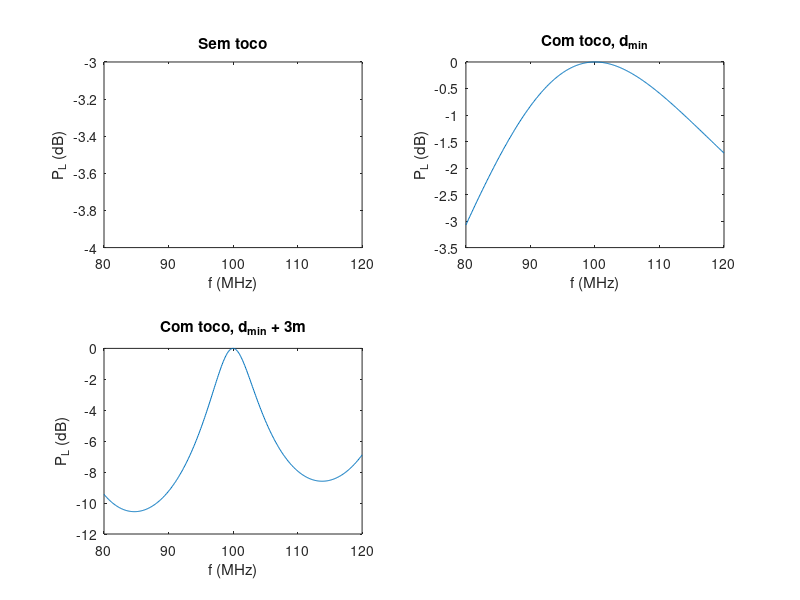

This chart was generated by the following MATLAB code:
clear
nusp = 13835322; % Murilo Hiroaki Seko

format long;

disp 'Questão 1';

mnp = rem(nusp,1000)/10;
ZL = 400 + mnp;
Z0 = 75; u = 2e8;
rhol=(ZL-Z0)/(ZL+Z0);
f=100e6;
lambda=u/f;
l=50;
Eg = 15; % Vef
Rg = 75;

% item a
disp ' '; disp 'item a';
Pd = Eg^2/(4*Rg);
disp 'Pd (W) ='; disp (Pd);

%itens b, c
d = 0.18*lambda; % dist min, para aprox. 227 ohms
yd = Z0/ZL; % inicial = yL = YL*Z0
% yL = Z0/ZL;

while (real(yd) < 1)
  d = d + .000001;
  rhod=rhol*exp(-1j*4*pi*d/lambda);
  %Zd=Z0*(1+rhod)/(1-rhod);
  %yd = Z0/Zd;
  yd = (1-rhod)/(1+rhod);
  if (d > 0.22*lambda) % dist max, para aprox. 667 ohms
    break;
  end
end
disp ' '; disp 'item b';
disp 'd (m) ='; disp(d);
disp ' '; disp 'item c';
disp 'yd (S/S (adimensional)) ='; disp(yd);
disp 'b (S/S (adimensional)) ='; disp(imag(yd));

% item d
disp ' '; disp 'item d';
b = imag(yd);
arg_rho_t = angle((1/(-1j*b) - 1)/(1/(-1j*b) + 1)); % *180/pi
lt = lambda/4*(1-arg_rho_t/pi);
disp 'lt (m) ='; disp(lt);

% item e
f=800:1200; f=f*1e5;
lambda=u./f;
% e-i
rhoent=rhol*exp(-1j*4*pi*l./lambda);
Zent=Z0.*(1+rhoent)./(1-rhoent);
Ient=Eg./(Zent+Rg); Ient=abs(Ient);
Pent=real(Zent).*Ient.^2; % Sem perdas, P_ent = P_L
figure(2);
subplot(2,2,1);
plot(f/1e6,10*log10(Pent/Pd));
axis([-inf inf -4 -3]) % se o primeiro gráfico n aparecer nada, comente essa linha
xlabel('f (MHz)');
ylabel('P_L (dB)');
title('Sem toco');
disp ' '; disp 'item e i: Sem toco';
disp 'P_max (W) ='; disp(max(Pent));
disp 'BandWidth sem toco (MHz) = 0';

% e-ii
rhod=rhol*exp(-1j*4*pi*d./lambda);
rhot=-1*exp(-1j*4*pi*lt./lambda);
b=(1-rhot)./(1+rhot);
Yd = ((1-rhod)./(1+rhod))./Z0 + b./Z0;
rhod=(1./Yd-Z0)./(1./Yd+Z0);
rhoent=rhod.*exp(-1j*4*pi.*(l-d)./lambda);
Zent=Z0.*(1+rhoent)./(1-rhoent);
Ient=Eg./(Zent+Rg); Ient=abs(Ient);
Pent=real(Zent).*Ient.^2; % Carga casada, P_ent = P_L
ganho=10*log10(Pent./Pd);
subplot(2,2,2);
plot(f/1e6,ganho);
xlabel('f (MHz)');
ylabel('P_L (dB)');
title('Com toco, d_{min}');
disp ' '; disp 'item e ii: Com toco';
disp 'P_max (W) ='; disp(max(Pent));
disp 'BW com toco (MHz, MHz) =';
BW = zeros(1,2);
j=1;
for k=1:size(f)(2)
  if (ganho(k) > -2)
      if (j==1)
          BW(j) = f(k); j = j+1;
      else if (k==size(f)(2))
          BW(2)=f(k);
          disp 'Fora da faixa pedida, aumentar a banda de frequencias (linha 52)';
          end end
  else
      if (j==2)
        BW(j) = f(k); j = j+1; end
  end
end
disp (BW*1e-6); disp 'BandWidth (MHz) ='; disp ((BW(2) - BW(1))*1e-6);

% e iii
d = d + 3;
rhod=rhol*exp(-1j*4*pi*d./lambda);
Yd = ((1-rhod)./(1+rhod))./Z0 + b./Z0;
rhod=(1./Yd-Z0)./(1./Yd+Z0);
rhoent=rhod.*exp(-1j*4*pi.*(l-d)./lambda);
Zent=Z0.*(1+rhoent)./(1-rhoent);
Ient=Eg./(Zent+Rg); Ient=abs(Ient);
Pent=real(Zent).*Ient.^2; % Carga casada, P_ent = P_L
ganho=10*log10(Pent./Pd);
subplot(2,2,3);
plot(f/1e6,ganho);
xlabel('f (MHz)');
ylabel('P_L (dB)');
title('Com toco, d_{min} + 3m');
BW2 = zeros(1,2);
j=1;
for k=1:400
  if (ganho(k) > -2)
      if (j==1)
          BW2(j) = f(k); j = j+1; end
  else
      if (j==2)
          BW2(j) = f(k); j = j+1; end
  end
end
disp ' '; disp 'item e iii: Com toco + 3m';
disp 'P_max (W) ='; disp(max(Pent));
disp 'BW com toco + 3m (MHz, MHz) ='; disp (BW2*1e-6); disp 'BandWidth (MHz) ='; disp ((BW2(2) - BW2(1))*1e-6);

%%%%%%%%%%%%%%%%%%%%%%%%%%%%%%%%%%%%%%%%%%%%
% Questão 2
%%%%%%%%%%%%%%%%%%%%%%%%%%%%%%%%%%%%%%%%%%%%
disp ' '; disp ' ';
disp 'Questão 2';
clearvars -except nusp

mnp = rem(nusp,1000)/100;
Z0 = 75; u = 2e8;
Rg = 120 + mnp;
ZL = Rg;
rhol=(ZL-Z0)/(ZL+Z0);
f=100e6;
lambda=u/f;
l=4.4;
Eg = 15/sqrt(2); % Vef

rhoent=rhol*exp(-1j*4*pi*l/lambda);
Zent=Z0*(1+rhoent)/(1-rhoent);
Vent=Eg*Zent/(Zent+Rg);
% item a
disp ' '; disp 'item a, valores de pico';
disp '|Vent| (V) ='; disp(abs(Vent)*sqrt(2));
VL=Vent*(1+rhol)/(1+rhoent);
disp '|VL| (V) ='; disp(abs(VL)*sqrt(2));
% item c
disp ' '; disp 'item c';
disp 'Zent (ohm) ='; disp(Zent);
disp '|Zent| (ohm) ='; disp(abs(Zent));
disp 'arg(Zent) (graus) ='; disp(arg(Zent)*180/pi);
